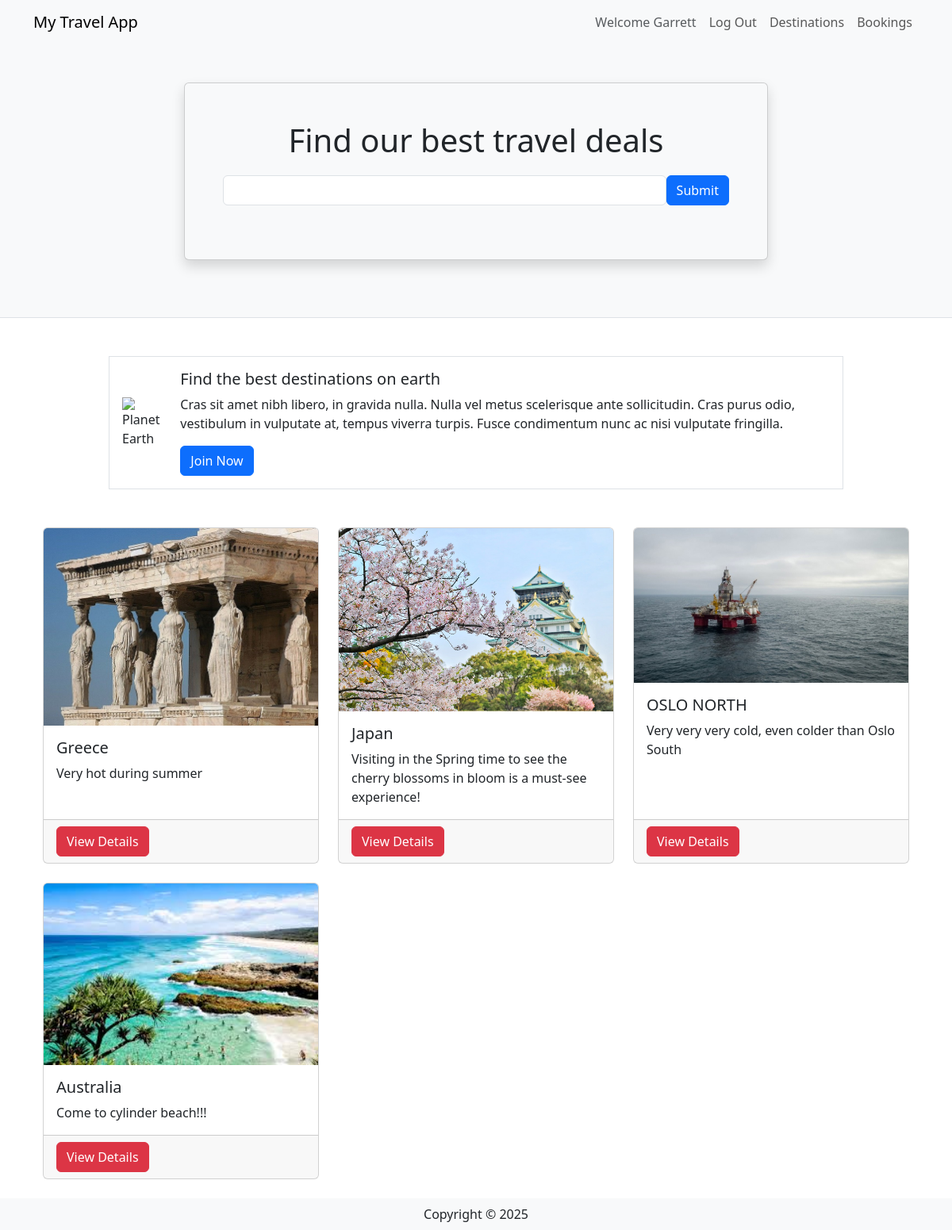
Screenshot of / (signed in) with the database file from the repository.
### travel/models.py (models this page shows, shortened)
class User(db.Model, UserMixin):
    __tablename__ = 'users' # good practice to specify table name
    id = db.Column(db.Integer, primary_key=True)
    name = db.Column(db.String(100), index=True, unique=True, nullable=False)
    emailid = db.Column(db.String(100), index=True, nullable=False)
    password_hash = db.Column(db.String(255), nullable=False)
    comments = db.relationship('Comment', backref='user')

class Destination(db.Model):
    __tablename__ = 'destinations'
    id = db.Column(db.Integer, primary_key=True)
    name = db.Column(db.String(80))
    description = db.Column(db.String(200))
    image = db.Column(db.String(400))
    currency = db.Column(db.String(3))
    comments = db.relationship('Comment', backref='destination')

### travel/views.py (the view)
@mainbp.route('/')
def index():
    destinations = db.session.scalars(db.select(Destination)).all()
    return render_template('index.html', destinations=destinations)

### travel/templates/index.html
{% extends 'base.html' %}
{% block header %}
      <div class="container">
         <div class="row justify-content-center mt-5 pb-4">
            <div class="col-md-8">
               <div class="card shadow p-5 mb-5 bg-light">
                  <h1 class="text-center mb-3">Find our best travel deals</h1>
                  <form class="form-inline d-flex flex-nowrap" action="{{ url_for('main.search') }}" >
                     <input type="text" name="search" class="form-control flex-grow-1 my-1 mr-sm-2" id="SearchForm">
                     <button type="submit" class="flex-shrink-1 btn btn-primary my-1">Submit</button>
                   </form>
               </div>
            </div>
         </div>
      </div>
{% endblock %}
{% block content %}
      <div class="container">
         <div class="row mt-5 mb-5 justify-content-center">
            <div class="col-md-10">
               <div class="media border p-3 d-flex justify-content-start">
                  <img class="align-self-center me-3" style="max-width:120px"
                     src="https://upload.wikimedia.org/wikipedia/commons/thumb/2/22/Earth_Western_Hemisphere_transparent_background.png/600px-Earth_Western_Hemisphere_transparent_background.png"
                     alt="Planet Earth">
                  <div class="align-self-center media-body">
                     <h5 class="mt-0">Find the best destinations on earth</h5>
                     <p class="d-none d-sm-block">Cras sit amet nibh libero, in gravida nulla. Nulla vel metus
                        scelerisque ante sollicitudin. Cras purus odio, vestibulum in vulputate at, tempus viverra
                        turpis. Fusce condimentum nunc ac nisi vulputate fringilla.</p>
                     <a href="#" class="btn btn-primary">Join Now</a>
                  </div>
               </div>
            </div>
         </div>
         <div class="container">
            <div class="row">
               {% for destination in destinations %}
               <div class="col-md-4 mb-4">
                  <div class="card h-100">
                     <img class="card-img-top" src="{{ destination.image }}" alt="destination picture">
                     <div class="card-body">
                        <h5 class="card-title">{{ destination.name }}</h5>
                        <p class="card-text">{{ destination.description }}</p>
                     </div>
                     <div class="card-footer">
                        <a href="{{ url_for('destination.show', id=destination.id) }}" class="btn btn-danger">View Details</a>
                     </div>
                  </div>
               </div>
               {% endfor %}
            </div>
         </div>
      </div>
{% endblock %}

### travel/templates/base.html (shortened to what this page needs)
<html>
<head>
   <link href="https://cdn.jsdelivr.net/npm/bootstrap@5.3.2/dist/css/bootstrap.min.css" rel="stylesheet">
</head>
<body>
   <header class="bg-light border-bottom">
      <nav class="navbar navbar-expand-lg navbar-light bg-light">
         <div class="container">
            <a href="/" class="navbar-brand">My Travel App</a>
            <div class="collapse navbar-collapse justify-content-end" id="navbarSupportedContent">
               <div class="navbar-nav ml-auto">
                  {% if current_user.is_authenticated %}
                     <a class="nav-item nav-link disabled text-muted" href="#">Welcome {{current_user.name}}</a>
                     <a class="nav-item nav-link" href="{{ url_for('auth.logout') }}">Log Out</a>
                  {% else %}
                     <a class="nav-item nav-link" href="{{ url_for('auth.register') }}">Register</a>
                     <a class="nav-item nav-link" href="{{ url_for('auth.login') }}">Log In</a>
                  {% endif %}
                  <a class="nav-item nav-link" href="{{ url_for('destination.create') }}">Destinations</a>
                  <a class="nav-item nav-link" href="#">Bookings</a>
               </div>
            </div>
         </div>
      </nav>
      {% block header %}
      {% endblock %}
   </header>
   {% block content %}
   {% endblock %}
    <footer class="footer">
        <div class="text-center py-2 bg-light">
            <span class="text-dark">Copyright &copy; {{ year }}</span>
        </div>
    </footer>
   </body>
</html>

### rows the page displays
User: name "Garrett"
Destination: image (picture), name "Greece", description "Very hot during summer"
Destination: image (picture), name "Japan", description "Visiting in the Spring time to see the cherry blossoms in bloom is a must-see experience!"
Destination: image (picture), name "OSLO NORTH", description "Very very very cold, even colder than Oslo South"
Destination: image (picture), name "Australia", description "Come to cylinder beach!!!"
